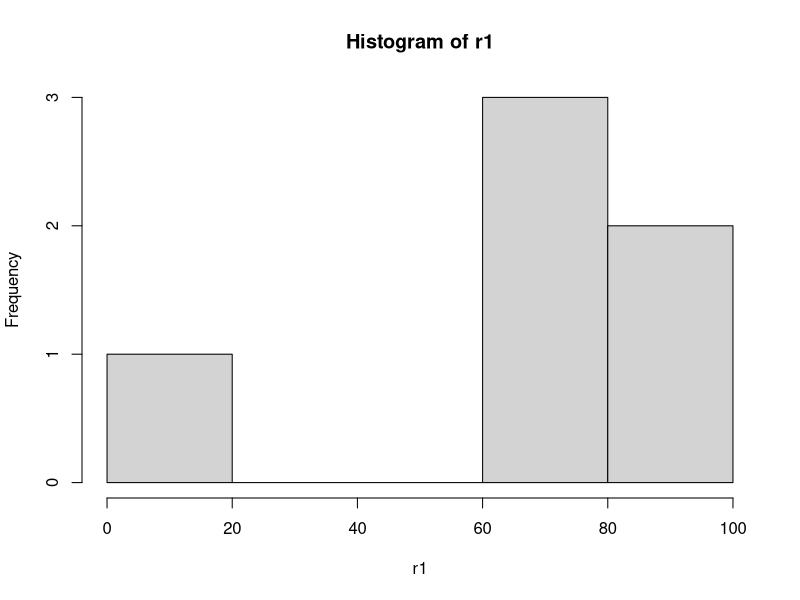

Source code (R):
x1 <- c(1,2,2,2,3,5,6,7,7,8)
table(x1)
sort(table(x1),decreasing =T)
names(sort(table(x1),decreasing = T))[1]#gives mode of x1
x2 <- c(23,12,45,67)
x3 <- rep(x2,c(1,3,2,4))
x3
x4 <- c(x2,x3)
x4
mean(x4)
table(x4)
m1 <- c(12,65,87)
s1 <- c(1,3,2)
p1 <- m1*s1
p1
mean1 <- sum(p1)/sum(s1)
mean1
r1 <- rep(m1,s1)
r1
mean(r1)
table(r1)
hist(r1)
marks <- ceiling(runif(100,5,95))
marks
breaks <- seq(10,100,by=10)
breaks
marks.cut = cut(marks,breaks)
marks.cut# no intervals for marks <= 10;NA
table(marks.cut)# table counts elements in (10,20]
breaks
breaks[1]
breaks[11] = 0# adding 0 to breaks
breaks
marks1.cut <- cut(marks,breaks)
marks1.cut# (0,10] has been added
table(marks1.cut)
marks2.cut <- cut(marks,breaks,labels = letters[1:length(breaks)-1])
marks2.cut
table(marks2.cut)